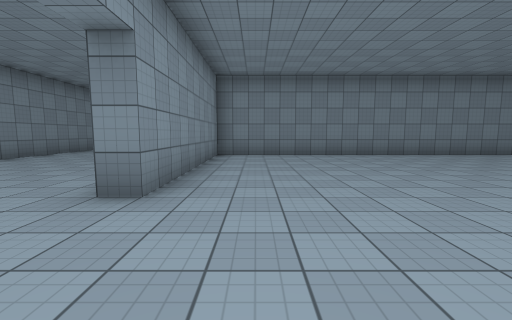
[1] (above)

16 first-person views from a walk through a 3-D level made in the Unity game engine. The camera is 1.4 m above the floor, tilts 6° down and sees 90° across. The floor is counted in squares, 2 m on a side. Each view is taken from the middle of a square. On the plan, view 1 faces up. The plan holds only what a view shows up to about 9 squares ahead; the rest is blank. The place goes on beyond the plan. Surface patterns are stand-ins for the level's own textures.

[2]
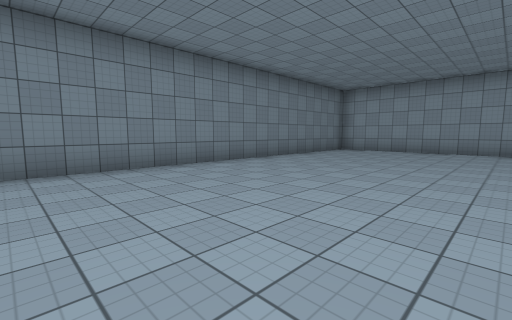

[3]
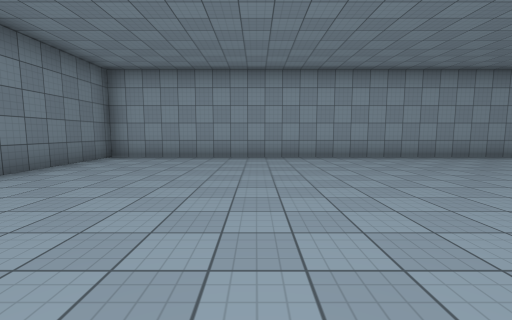

[4]
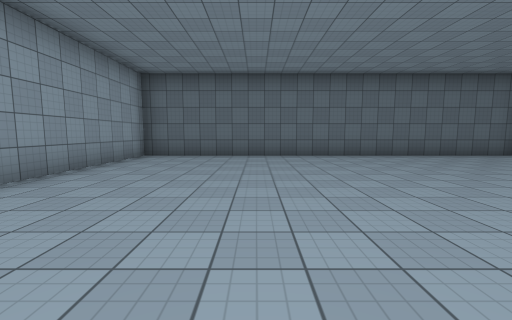

[5]
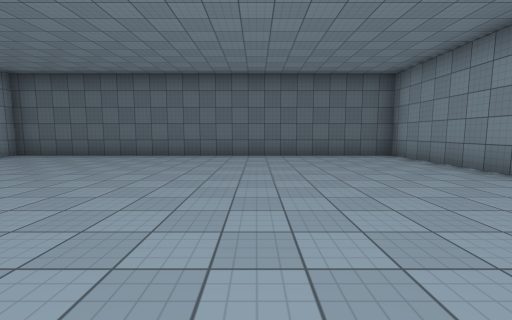

[6]
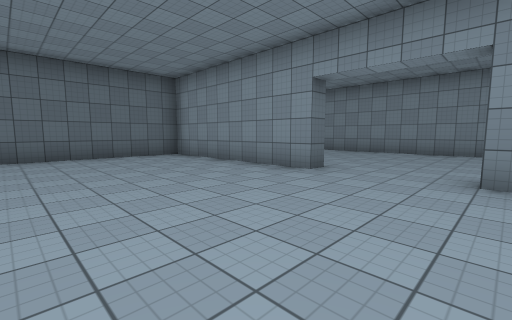

[7]
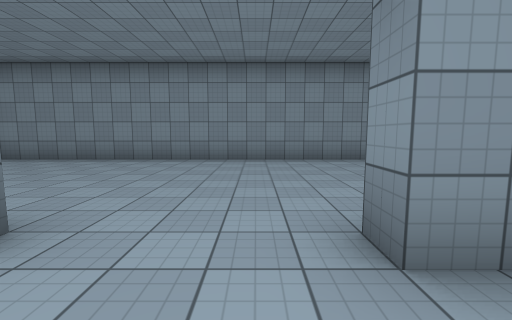

[8]
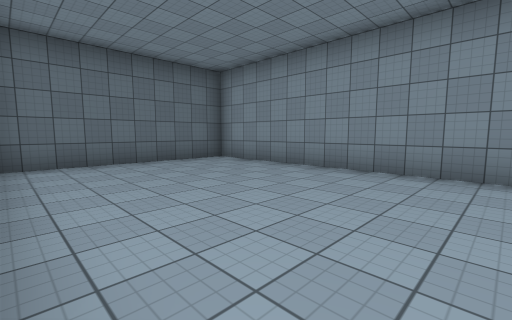

[9]
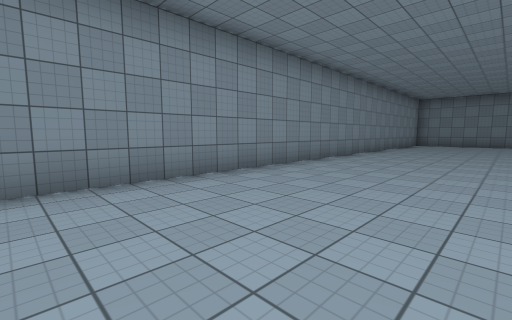

[10]
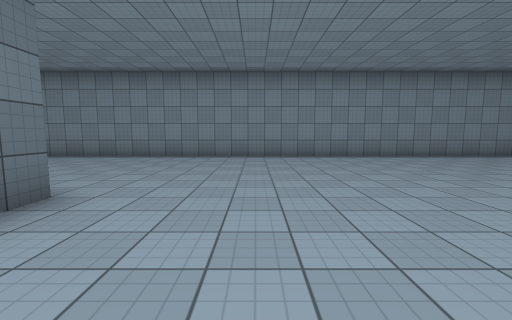

[11]
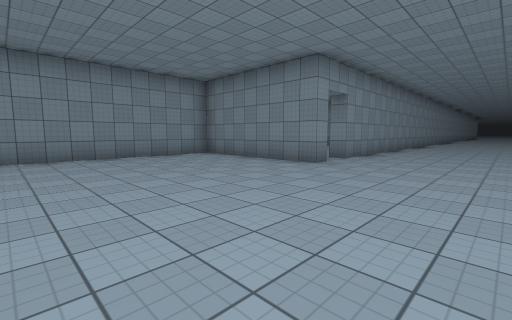

[12]
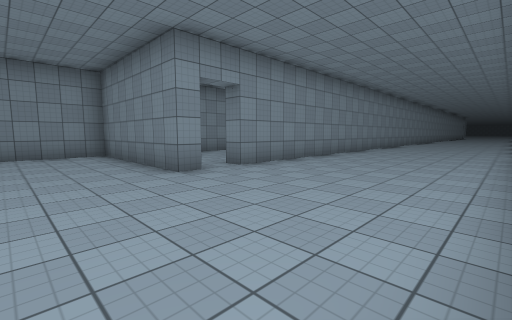

[13]
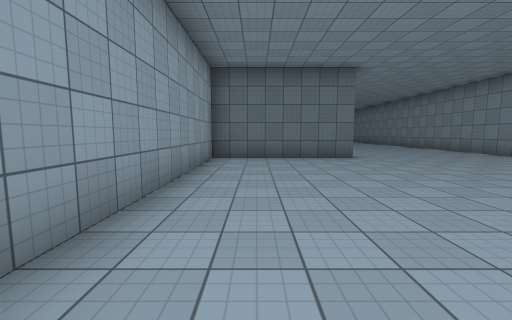

[14]
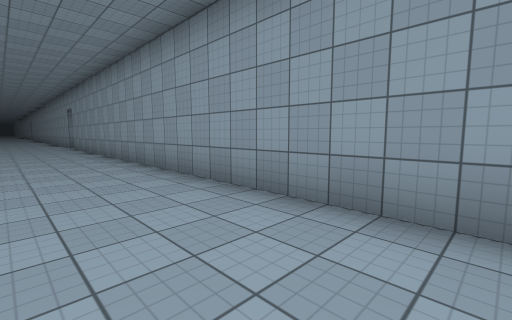

[15]
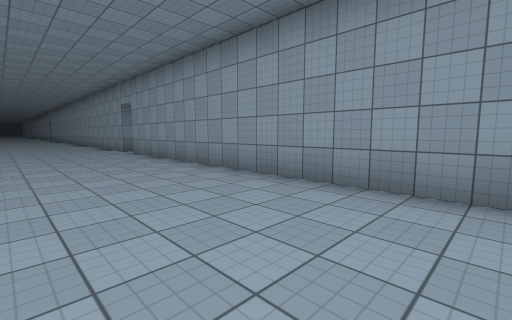

[16]
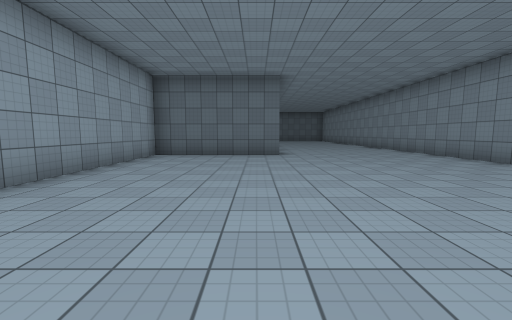

### Floor plan
Points are (right, up) in squares from view 1. A wall is a line through its corners. A room is listed if a view was taken in it or the views show most of it. See-through windows are left out.
Room 1 (views 1, 2, 3, 4, 5, 6, 7)
walls: (-1.3, 0.3) (-1.3, -5) (10.5, -5) (10.5, 8.2) (-1.3, 8.2) (-1.3, 2.8)
ways out: opening at (-1, 1.5) to room 2
Room 2 (views 8, 9, 10, 11, 12, 13, 14, 15, 16)
walls: (-2.2, 19.9) (-2.2, 19.3) (-6.7, 19.3) (-6.7, -5.2) (-1.9, -5.2); (-1.9, 8.8) (2.3, 8.8) (2.3, 26.2); (-2.2, 25.6) (-2.2, 20.8) (-2.8, 20.8); (-1.3, 2.8) (-1.8, 2.8); (-1.9, 0.3) (-1.3, 0.3)
ways out: opening at (-1, 1.5) to room 1

Positions as (right, up) in squares from view 1, and headings:
1: (0, 0), facing up
2: (0, 3), facing up-right
3: (3, 4), facing right
4: (7, 3), facing down
5: (3, 3), facing down
6: (3, 3), facing down-left
7: (0, 2), facing left
8: (-2, 1), facing down-left
9: (-3, 3), facing up-left
10: (1, 11), facing left
11: (1, 14), facing up-left
12: (2, 17), facing up-left
13: (1, 16), facing down
14: (0, 13), facing up-right
15: (-1, 17), facing up-right
16: (-1, 17), facing down
